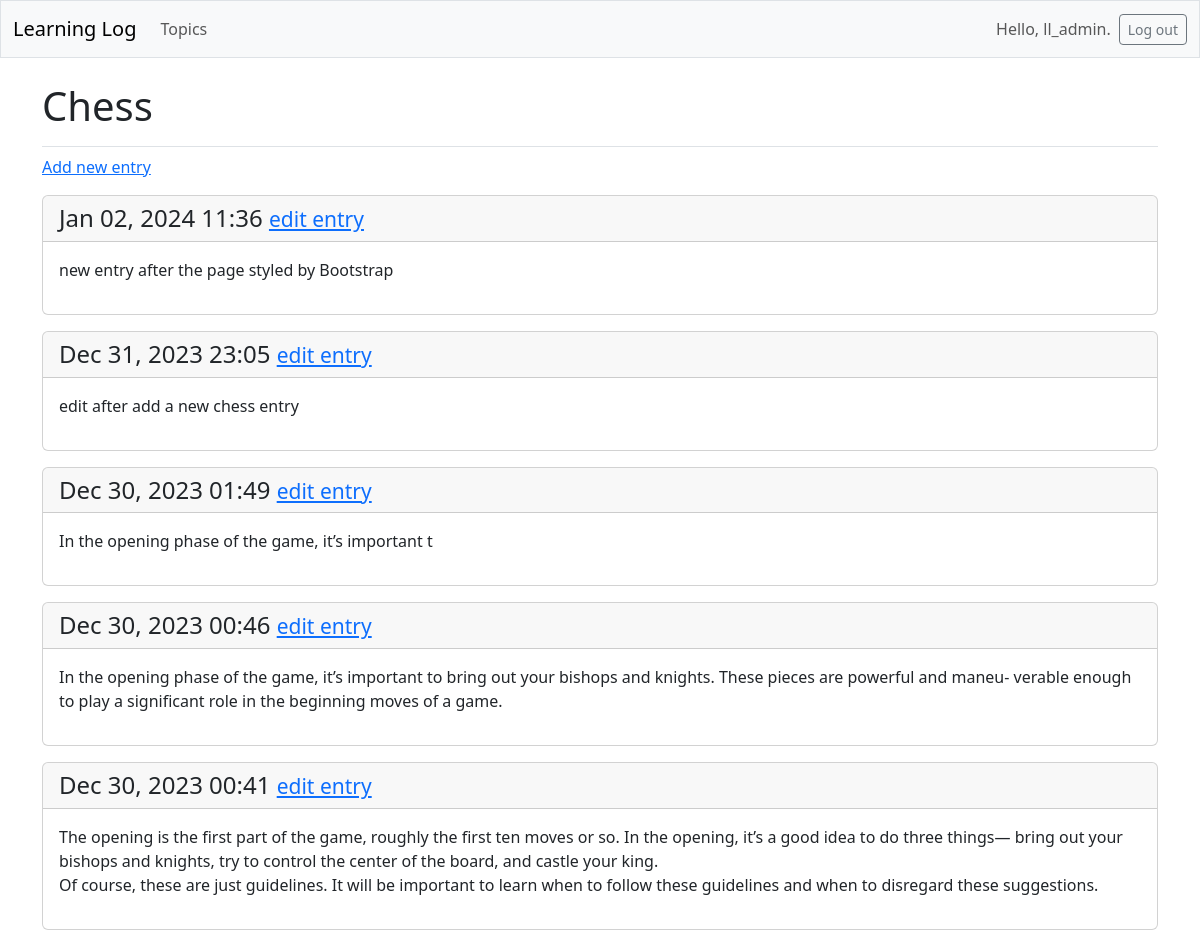
The page /topics/1/ (signed in) on the database its author committed.
### learning_logs/models.py (models this page shows, shortened)
class Topic(models.Model):
    text = models.CharField(max_length=200)
    date_added = models.DateTimeField(auto_now_add=True)
    owner = models.ForeignKey(User, on_delete=models.CASCADE)

class Entry(models.Model):
    topic = models.ForeignKey(Topic, on_delete=models.CASCADE)
    text = models.TextField()
    date_added = models.DateTimeField(auto_now_add=True)
    class Meta:
        verbose_name_plural = "entries"

### learning_logs/views.py (the view)
# urls.py: path("topics/<int:topic_id>/", views.topic, name="topic"),
@login_required
def topic(request, topic_id):
    topic = Topic.objects.get(id=topic_id)
    if topic.owner != request.user:
        raise Http404
    entries = topic.entry_set.order_by("-date_added")
    context = {"topic": topic, "entries": entries}
    return render(request, "learning_logs/topic.html", context)

### learning_logs/templates/learning_logs/topic.html
{% extends 'learning_logs/base.html' %}
{% block page_header %}
  <h1>{{ topic.text }}</h1>
{% endblock %}
{% block content %}
  <p>
    <a href="{% url 'learning_logs:new_entry' topic.id %}">Add new entry</a>
  </p>
  {% for entry in entries %}
    <div class="card mb-3">
      <h4 class="card-header">
        {{ entry.date_added|date:'M d, Y H:i' }}
        <small><a href="{% url 'learning_logs:edit_entry' entry.id %}">
          edit entry</a></small>
      </h4>
      <div class="card-body">{{ entry.text|linebreaks }}</div>
    </div>
    {% empty %}
    <p>There are no entries for this topic yet.</p>
  {% endfor %}
{% endblock %}

### learning_logs/templates/learning_logs/base.html (shortened to what this page needs)
<!DOCTYPE html>
<html lang="en">
  <head>
    {% load django_bootstrap5 %}
    {% bootstrap_css %}
  </head>
  <body>
    <nav class="navbar navbar-expand-md navbar-light bg-light mb-4 border">
      <div class="container-fluid">
        <a class="navbar-brand" href="{% url 'learning_logs:index' %}">Learning Log</a>
        <div class="collapse navbar-collapse" id="navbarCollapse">
          <ul class="navbar-nav me-auto mb-2 mb-md-0">
            <li class="nav-item">
              <a class="nav-link" href="{% url 'learning_logs:topics' %}">Topics</a>
            </li>
          </ul>
          <ul class="navbar-nav ms-auto mb-2 mb-md-0">
            {% if user.is_authenticated %}
              <li class="nav-item">
                <span class="navbar-text me-2">
                    Hello, {{ user.username }}.</span>
              </li>
            {% endif %}
          </ul>
            {% if user.is_authenticated %}
            <form action="{% url 'accounts:logout' %}" method='post'>
                <button name='submit' class='btn btn-outline-secondary btn-sm'>
                Log out</button>
            </form>
            {% endif %}
        </div>
      </div>
    </nav>
    <main class="container">
        <div class="pb-2 mb-2 border-bottom">
          {% block page_header %}{% endblock page_header %}
        </div>
        <div>
          {% block content %}{% endblock content %}
        </div>
    </main>
  </body>
</html>

### rows shown on the page
Topic: text "Chess"
Entry: date_added "Jan 02, 2024 11:36", text "new entry after the page styled by Bootstrap"
Entry: date_added "Dec 31, 2023 23:05", text "edit after add a new chess entry"
Entry: date_added "Dec 30, 2023 01:49", text "In the opening phase of the game, it’s important t"
Entry: date_added "Dec 30, 2023 00:46", text "In the opening phase of the game, it’s important to bring out your bishops and knights. These pieces are powerful and maneu- verable enough to play a significant role in the beginning moves of a game."
Entry: date_added "Dec 30, 2023 00:41", text "The opening is the first part of the game, roughly the first ten moves or so. In the opening, it’s a good idea to do three things— bring out your bishops and knights, try to control the center of the board, and castle your king. Of course, these are just guidelines. It will be important to learn when to follow these guidelines and when to disregard these suggestions."

### other values the page prints
{{ user.username }} "ll_admin"
